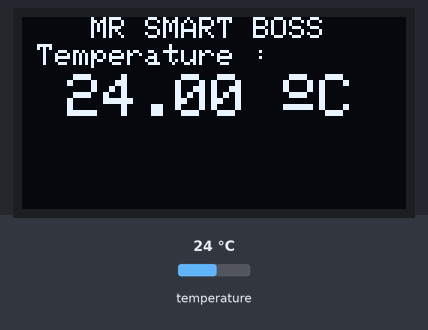
Bench run of a sketch on a simulated Arduino Uno, built with avr-gcc and run on an emulated ATmega328P. Shown: 128×64 one-colour display. The inputs (shaded band) are chosen by the test bench; at power-on: temperature 24 °C. What the sketch prints to the serial monitor is not drawn.

Above: at 1.7 s.
1.8 s: temperature set to 12 °C
At 4.1 s:
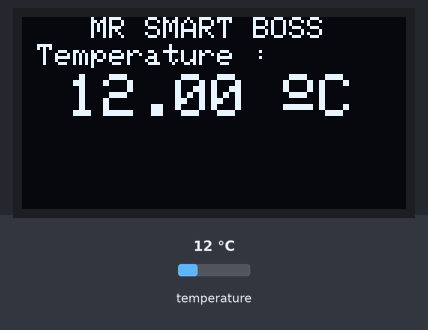
4.9 s: temperature set to 19 °C
At 6.0 s:
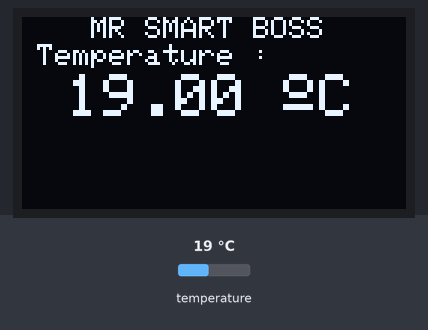
7.1 s: temperature set to 28 °C
At 9.2 s:
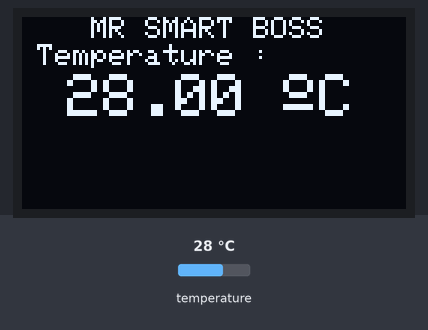
Timing chart, 0 to 10.7 s (numbered marks = the images above; inputs shaded):
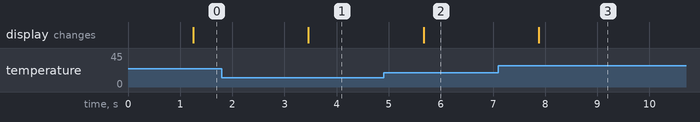

The sketch:

oled_and_ds18b20_temp.ino
```cpp
#include <OneWire.h>
#include <DallasTemperature.h>
// Data wire is conntec to the Arduino digital pin 4
#define ONE_WIRE_BUS 4
// Setup a oneWire instance to communicate with any OneWire devices
OneWire oneWire(ONE_WIRE_BUS);
// Pass our oneWire reference to Dallas Temperature sensor
DallasTemperature sensors(&oneWire);


#include <SPI.h>
#include <Wire.h>
#include <Adafruit_GFX.h>
#include <Adafruit_SSD1306.h>
#define OLED_RESET 4
Adafruit_SSD1306 display(OLED_RESET);


void setup(void)
{
// Start serial communication for debugging purposes
Serial.begin(9600);   	// initialize the Serial Monitor at a baud rate of 9600
// Start up the library
sensors.begin();      	// initialize the DS18B20 temperature sensor:

display.begin(SSD1306_SWITCHCAPVCC, 0x3C);
display.clearDisplay();

}

void loop(void){
// Call sensors.requestTemperatures() to issue a global temperature and Requests to all devices on the bus
sensors.requestTemperatures();
Serial.print("Celsius temperature: ");
// Why "byIndex"? You can have more than one IC on the same bus. 0 refers to the first IC on the wire
Serial.println(sensors.getTempCByIndex(0));   	// get and print the temperature in degree Celsius
delay(100);


display.clearDisplay();
//delay(100);
float T = sensors.getTempCByIndex(0);  // let T be temperature in degC from sensor
					// floating-point number, with a decimal point
//delay(100);

display.setTextSize(1);
display.setTextColor(WHITE);
display.setCursor(23,0);
delay(100);
display.println("MR SMART BOSS");   // Name

display.setTextSize(1);
display.setTextColor(WHITE);
display.setCursor(5,9);
delay(100);
display.println("Temperature : ");   // display temperature in deg Celsius
delay(100);
display.setTextSize(2);
display.setCursor(15,19);
display.print(T);
display.print(" ");
display.cp437(true);    	// code page 437
display.write(167);     	// character 167 is degree
display.println("C");
display.display();		// for the changes to make effect
delay(1000);

}
```

Measured:
- after the input at 1.8 s, the display: changes after 1.7 s (image 1)
- after the input at 4.9 s, the display: changes after 0.77 s (image 2)
- after the input at 7.1 s, the display: changes after 0.78 s (image 3)
